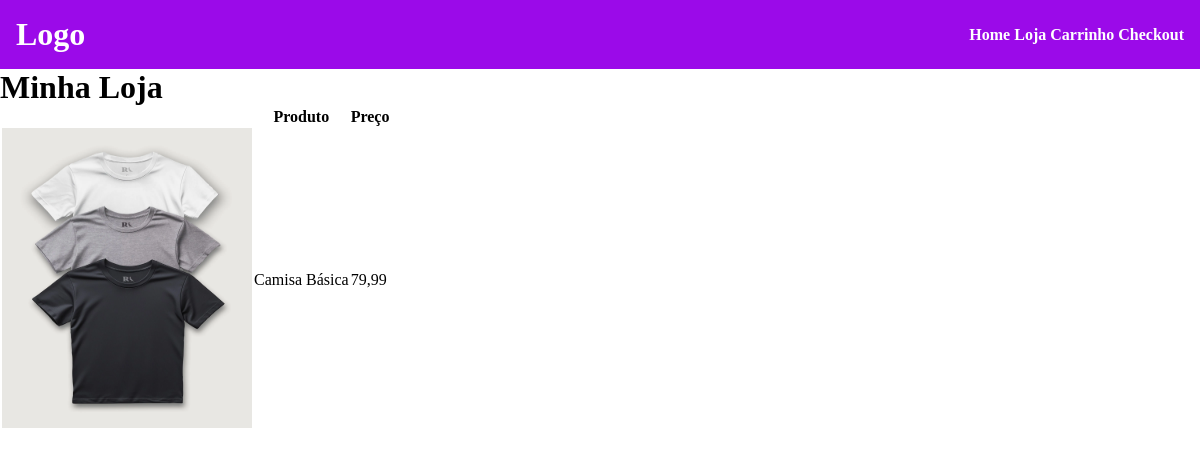
Page /loja/ on the earlier database version.
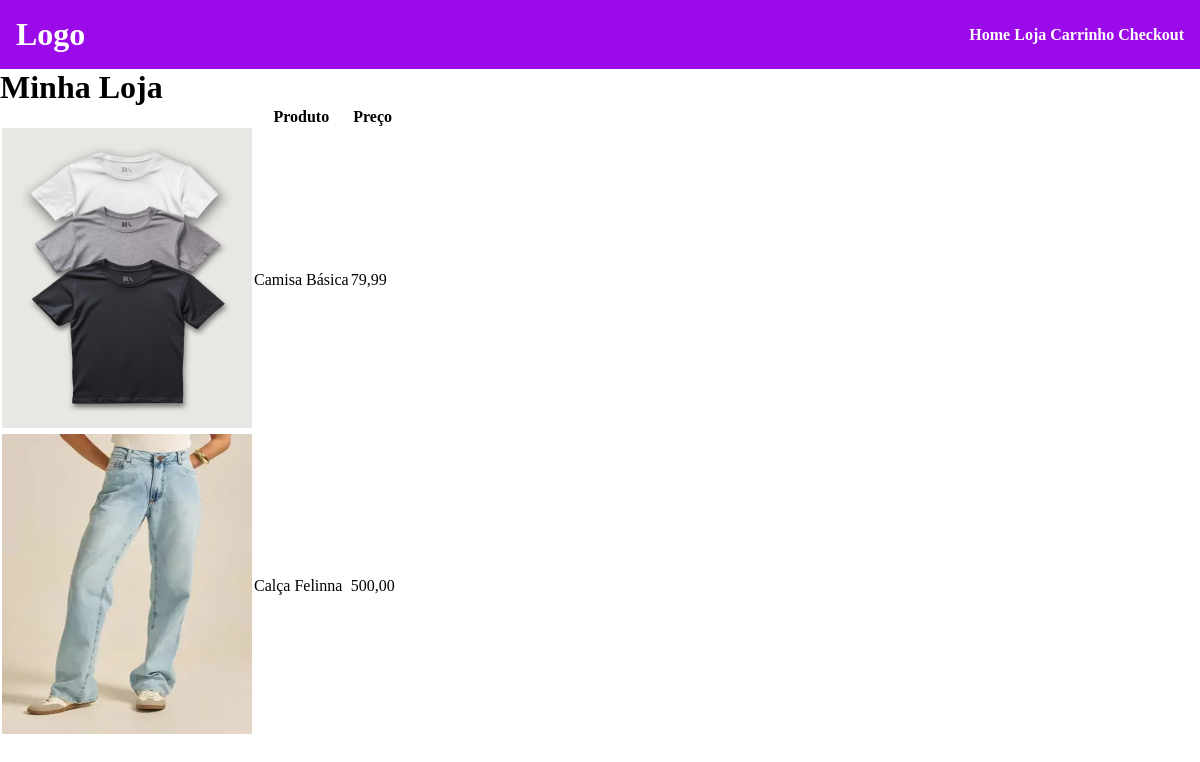
Same page on the later database version.
### loja/models.py (models this page shows, shortened)
class Produto(models.Model):
    imagem = models.ImageField(null=True,blank=True)
    nome = models.CharField(max_length=200, null=True,blank=True)
    preco = models.DecimalField(max_digits=10,decimal_places=2)
    ativo = models.BooleanField(default=True)
    categoria = models.ForeignKey(Categoria,null=True,blank=True,on_delete=models.SET_NULL)
    tipo = models.ForeignKey(Tipo,null=True,blank=True,on_delete=models.SET_NULL)

### loja/views.py (the view)
# urls.py: path('', include('loja.urls')),
def loja(request):
    produtos = Produto.objects.all()
    context = {"produtos": produtos}
    return render(request,'loja.html',context)

### django-ecommerce-main/loja/templates/loja.html (shortened to what this page needs)
{% extends "base.html" %}
{% block content %}
    <h1>Minha Loja</h1>
    <table>
        <tr>
            <th></th>
            <th>Produto</th>
            <th>Preço</th>
        </tr>
        {% for produto in produtos %}
            <tr>
                <td><img src="{{ produto.imagem.url }}" width="250" height="300"></td>
                <td>{{ produto.nome }}</td>
                <td>{{ produto.preco }}</td>
            </tr>
        {% endfor %}
    </table>
{% endblock %}

### templates/base.html (shortened to what this page needs)
{% load static %}
<!DOCTYPE html>
<html lang="pt-BR">
<head>
    <link rel="stylesheet" href="{% static 'css/style.css' %}">
</head>
<body>
    <header class="header">
        <h1>Logo</h1>
        <nav>
            <a href="{% url 'home' %}">Home</a>
            <a href="{% url 'loja' %}">Loja</a>
            <a href="{% url 'carrinho' %}">Carrinho</a>
            <a href="{% url 'checkout' %}">Checkout</a>
        </nav>
    </header>
    {% block content %}
    {% endblock %}
</body>
</html>

### static/css/style.css (style rules this page uses)
* { margin: 0; padding: 0; box-sizing: border-box; }
.header { display: flex; justify-content: space-between; align-items: center; padding: 1rem; background-color:rgba(155, 10, 233, 1); color: #fff; }
.header nav a { text-decoration: none; font-weight: bold; color: #fff; }

Differences in the rows shown:
added Produto: imagem (picture), nome "Calça Felinna", preco "500,00"
